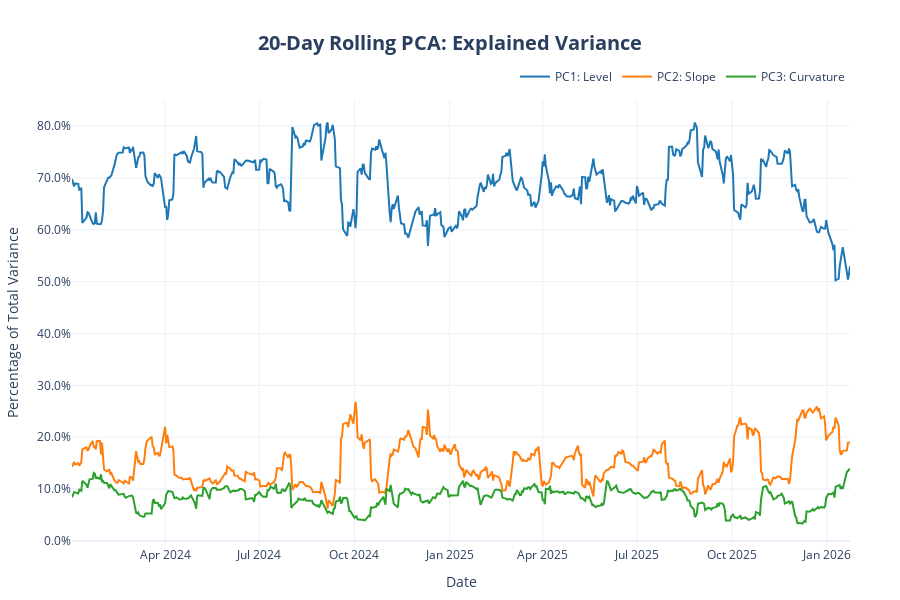

This figure's notebook cell:
### Code cell
fig = go.Figure()

# Traces for each Principal Component
# We use high-contrast colors for a professional dashboard look
colors = ['#1f77b4', '#ff7f0e', '#2ca02c']
components = ['PC1_Level', 'PC2_Slope', 'PC3_Curvature']

for col, color in zip(components, colors):
    fig.add_trace(go.Scatter(
        x=rolling_var.index, 
        y=rolling_var[col],
        mode='lines',
        name=col.replace('_', ': '),
        line=dict(width=2, color=color),
        hovertemplate='%{y:.2%}' # Formats hover as percentage
    ))

# 3. Update the layout for a "Terminal" look
fig.update_layout(
    title=dict(
        text=f'<b>{rolling_window}-Day Rolling PCA: Explained Variance</b>',
        x=0.5,
        font=dict(size=20)
    ),
    xaxis_title="Date",
    yaxis_title="Percentage of Total Variance",
    template="plotly_white", # Clean white background
    hovermode="x unified",     # Shows all 3 values when hovering on a date
    legend=dict(
        orientation="h", 
        yanchor="bottom", y=1.02, 
        xanchor="right", x=1
    ),
    margin=dict(l=50, r=50, t=100, b=50),
    height=600
)

# 4. Format Y-axis as percentages (e.g., 95.0%)
fig.update_layout(yaxis_tickformat='.1%')

### Figure 1 — Plotly figure (JSON) as saved in the notebook; plotly's stock layout.template omitted (floating-point values rounded to 4 significant figures; data arrays with more than 128 entries replaced by an {"elided": "..."} marker saying what was removed)
{"data": [{"hovertemplate": "%{y:.2%}", "line": {"color": "#1f77b4", "width": 2}, "mode": "lines", "name": "PC1: Level", "type": "scatter", "x": {"elided": "514 str values"}, "y": {"elided": "514 float values"}}, {"hovertemplate": "%{y:.2%}", "line": {"color": "#ff7f0e", "width": 2}, "mode": "lines", "name": "PC2: Slope", "type": "scatter", "x": {"elided": "514 str values"}, "y": {"elided": "514 float values"}}, {"hovertemplate": "%{y:.2%}", "line": {"color": "#2ca02c", "width": 2}, "mode": "lines", "name": "PC3: Curvature", "type": "scatter", "x": {"elided": "514 str values"}, "y": {"elided": "514 float values"}}], "layout": {"height": 600, "hovermode": "x unified", "legend": {"orientation": "h", "x": 1, "xanchor": "right", "y": 1.02, "yanchor": "bottom"}, "margin": {"b": 50, "l": 50, "r": 50, "t": 100}, "title": {"font": {"size": 20}, "text": "<b>20-Day Rolling PCA: Explained Variance</b>", "x": 0.5}, "xaxis": {"title": {"text": "Date"}}, "yaxis": {"tickformat": ".1%", "title": {"text": "Percentage of Total Variance"}}}}
